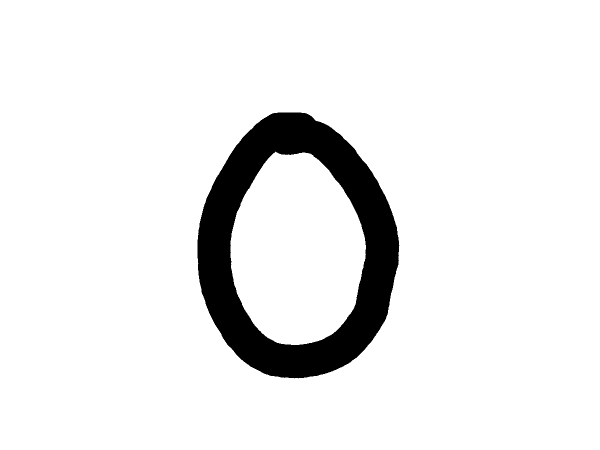
#> input picture BoundingRectangle/Images/img001-023.png, 1200 x 900 px (shown at 1/2 size); its folder holds only this picture in this run
$ python minBoundingRect.py
#> lines starting #> are read from the running program, lines starting #| are printed output that depends on the picture; after the words box and inside, x2 and y2 are one past the last pixel; in counts of white or black regions, pixels touching at a corner belong together
import cv2
import numpy as np
import os
import glob
import math

# function that merges 2 rectangles
def union(a, b):
 x = min(a[0], b[0])
 y = min(a[1], b[1])
 w = max(a[0] + a[2], b[0] + b[2]) - x
 h = max(a[1] + a[3], b[1] + b[3]) - y
 return (x, y, w, h)


# read the input images
for image in glob.glob("Images/*.png"):
   if (image is not None):
    img0 = cv2.imread(image)
#> img0 is the input picture: shape (900, 1200, 3); 92.2% white; 1 black region, box (x1, y1, x2, y2) and area: (395, 225, 799, 757) 84326

    # convert the image to grayscale
    img1 = cv2.cvtColor(img0, cv2.COLOR_BGR2GRAY)

    ret, thresh = cv2.threshold(img1, 0, 255, cv2.THRESH_BINARY_INV)
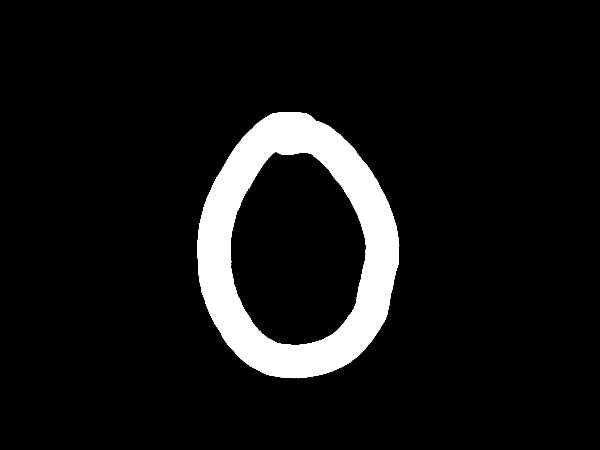
#> thresh: shape (900, 1200) (shown at 1/2 size); 7.8% white; 1 white region
    contours,_ = cv2.findContours(thresh, cv2.RETR_TREE, cv2.CHAIN_APPROX_SIMPLE)
#> contours = 2 contours; box (x1, y1, x2, y2) and area: (395, 225, 799, 757) 163935, (460, 302, 733, 691) 80741


    if(len(contours)>1):
     # get first 2 contour points (base cases)

     # compute rectangle (minimum area)
     x0, y0, w0, h0 = cv2.boundingRect(contours[0])
#> x0 = 395; y0 = 225; w0 = 404; h0 = 532
     rect0 = x0, y0, w0, h0
#> rect0 = (395, 225, 404, 532)

     x1, y1, w1, h1 = cv2.boundingRect(contours[1])
#> x1 = 460; y1 = 302; w1 = 273; h1 = 389
     rect1 = x1, y1, w1, h1
#> rect1 = (460, 302, 273, 389)


     # merge rectangles
     X, Y, W, H = union(rect0, rect1)
#> in union, `x = min(a[0], b[0])`: x = 395
#> in union, `y = min(a[1], b[1])`: y = 225
#> in union, `w = max(a[0] + a[2], b[0] + b[2]) - x`: w = 404
#> in union, `h = max(a[1] + a[3], b[1] + b[3]) - y`: h = 532
#> X = 395; Y = 225; W = 404; H = 532
     rect_temp = X, Y, W, H
#> rect_temp = (395, 225, 404, 532)

     for cnt0 in contours[2::1]:

         # get the rest of the contour points
         x0, y0, w0, h0 = cv2.boundingRect(cnt0)
         rect2 = x0, y0, w0, h0

         # merge rectangles
         X, Y, W, H = union(rect_temp, rect2)
         rect_temp = X, Y, W, H
#> this loop made 0 passes


    else:
     # get cooint (in case of 1 rectangle)
     cnt0 = contours[0]
     cnt1 = 0

     # compute rectangle (minimum area)
     X, Y, W, H = cv2.boundingRect(cnt0)

    # crop image following the rectangle
    cropped_image = img1[int(Y):int(Y + H), int(X):int(X + W)]
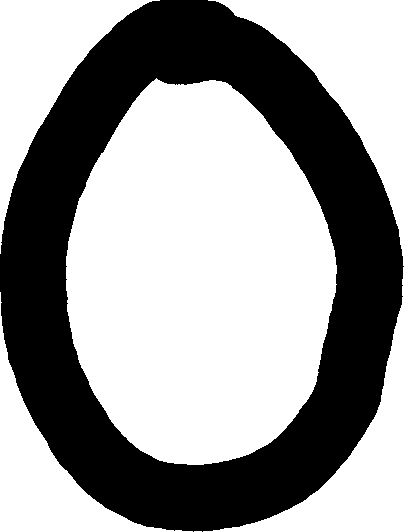
#> cropped_image: shape (532, 404); 60.8% white; 1 black region, box (x1, y1, x2, y2) and area: (0, 0, 404, 532) 84326

    # substring for image name
    newImage = image[7:]
    cv2.imwrite(os.path.join("BoundingRectangle/CroppedImages" , newImage), cropped_image)

    # resizing images
    #resizedImg = cv2.resize(cropped_image, (668, 649), interpolation = cv2.INTER_AREA)
    #cv2.imwrite(os.path.join("BoundingRectangle/ResizedImages", newImage), resizedImg)


    #cv2.waitKey(0)

$ run again, on BoundingRectangle/Images/img008-028.png
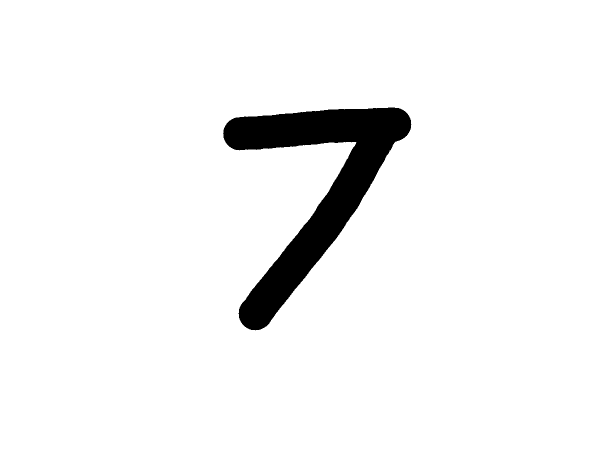
#> input picture BoundingRectangle/Images/img008-028.png, 1200 x 900 px (shown at 1/2 size)
#> img0 is the input picture: shape (900, 1200, 3); 95% white; 1 black region, box (x1, y1, x2, y2) and area: (446, 215, 823, 661) 53693
#> `ret, thresh = cv2.threshold(img1, 0, 255, cv2.THRESH_BINARY_INV)`:
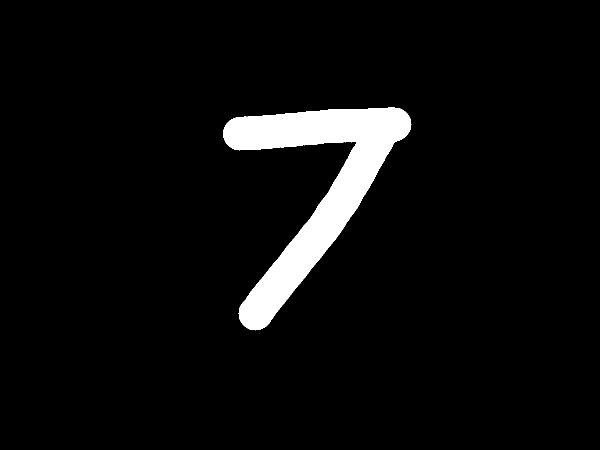
#> thresh: shape (900, 1200) (shown at 1/2 size); 5% white; 1 white region
#> contours = 1 contour; box (x1, y1, x2, y2) and area: (446, 215, 823, 661) 52938
#> cnt0 = contour of 678 points, box (x1, y1, x2, y2) (446, 215, 823, 661), area 52938
#> X = 446; Y = 215; W = 377; H = 446
#> `cropped_image = img1[int(Y):int(Y + H), int(X):int(X + W)]`:
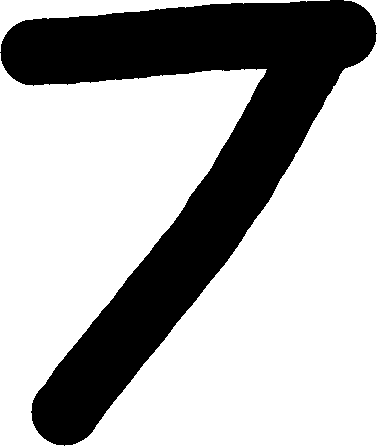
#> cropped_image: shape (446, 377); 68.1% white; 1 black region, box (x1, y1, x2, y2) and area: (0, 0, 377, 446) 53693

$ run again, on BoundingRectangle/Images/img008-047.png
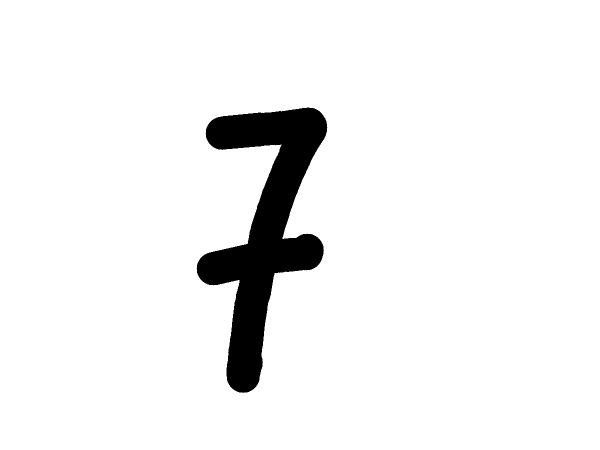
#> input picture BoundingRectangle/Images/img008-047.png, 1200 x 900 px (shown at 1/2 size)
#> img0 is the input picture: shape (900, 1200, 3); 94.4% white; 1 black region, box (x1, y1, x2, y2) and area: (393, 215, 655, 786) 60943
#> `ret, thresh = cv2.threshold(img1, 0, 255, cv2.THRESH_BINARY_INV)`:
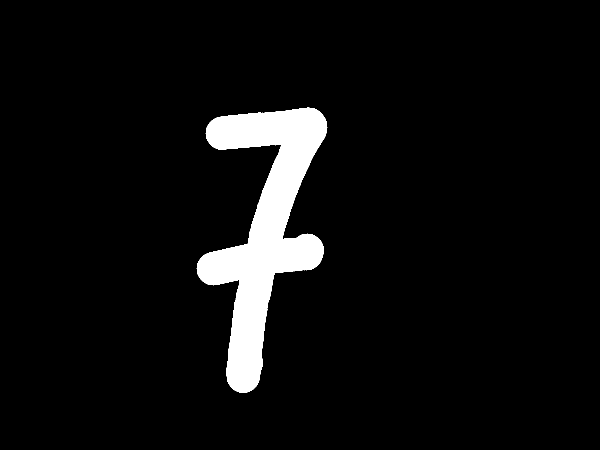
#> thresh: shape (900, 1200) (shown at 1/2 size); 5.6% white; 1 white region
#> contours = 1 contour; box (x1, y1, x2, y2) and area: (393, 215, 655, 786) 60054
#> cnt0 = contour of 842 points, box (x1, y1, x2, y2) (393, 215, 655, 786), area 60054
#> X = 393; Y = 215; W = 262; H = 571
#> `cropped_image = img1[int(Y):int(Y + H), int(X):int(X + W)]`:
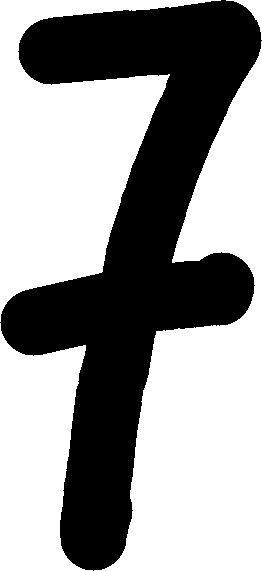
#> cropped_image: shape (571, 262); 59.3% white; 1 black region, box (x1, y1, x2, y2) and area: (0, 0, 262, 571) 60943

$ run again, on BoundingRectangle/Images/img002-042.png
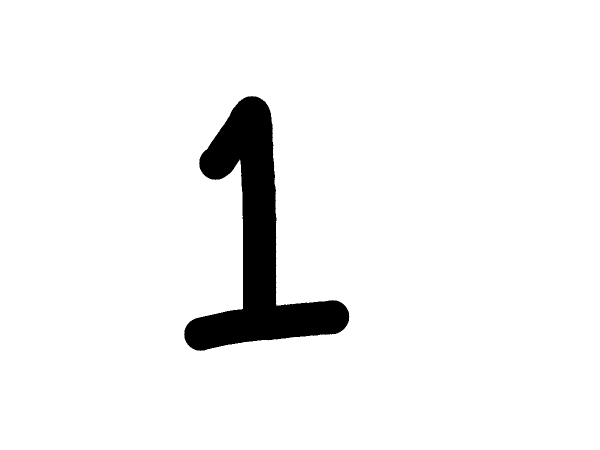
#> input picture BoundingRectangle/Images/img002-042.png, 1200 x 900 px (shown at 1/2 size)
#> img0 is the input picture: shape (900, 1200, 3); 94.9% white; 1 black region, box (x1, y1, x2, y2) and area: (368, 192, 699, 702) 55617
#> `ret, thresh = cv2.threshold(img1, 0, 255, cv2.THRESH_BINARY_INV)`:
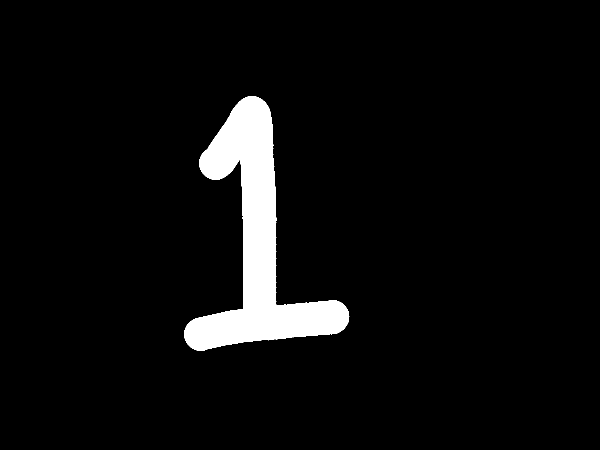
#> thresh: shape (900, 1200) (shown at 1/2 size); 5.1% white; 1 white region
#> contours = 1 contour; box (x1, y1, x2, y2) and area: (368, 192, 699, 702) 54800
#> cnt0 = contour of 571 points, box (x1, y1, x2, y2) (368, 192, 699, 702), area 54800
#> X = 368; Y = 192; W = 331; H = 510
#> `cropped_image = img1[int(Y):int(Y + H), int(X):int(X + W)]`:
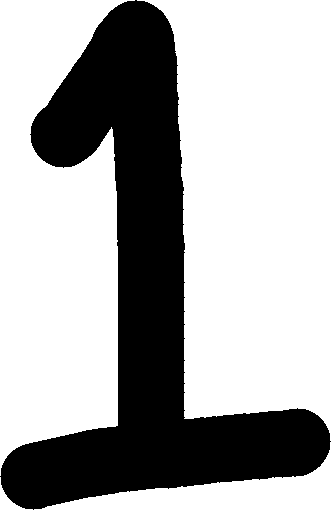
#> cropped_image: shape (510, 331); 67.1% white; 1 black region, box (x1, y1, x2, y2) and area: (0, 0, 331, 510) 55617
